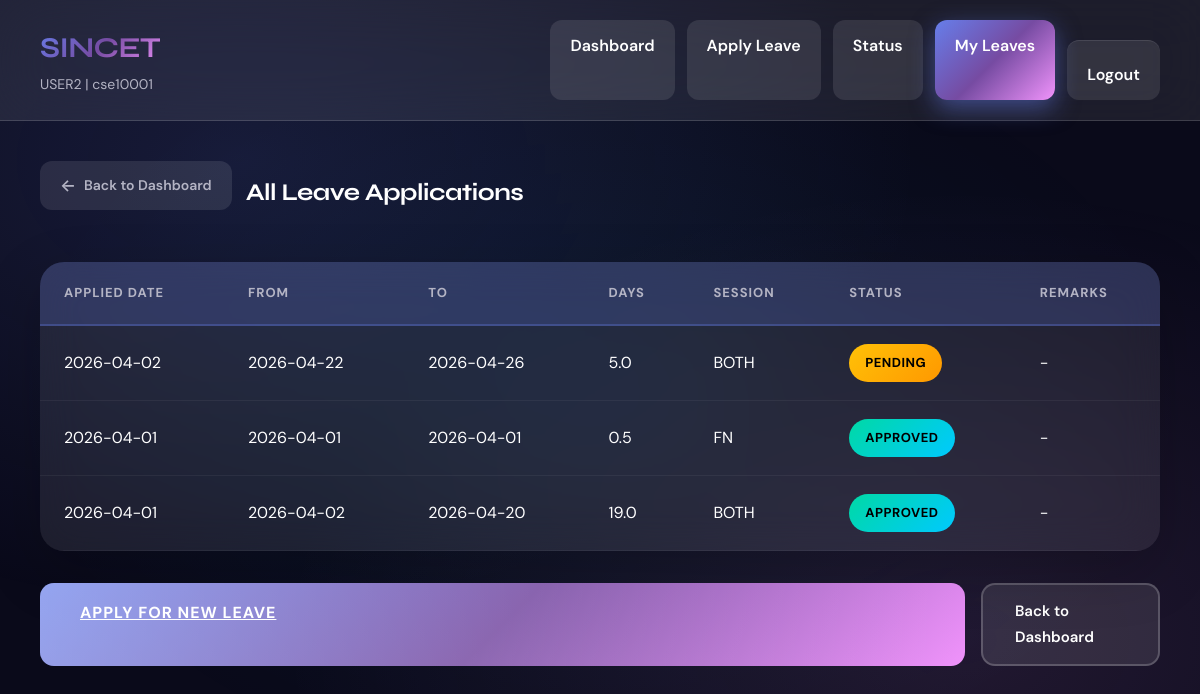
The page /student/my_leaves (signed in) on the database its author committed.
### tables this page shows
CREATE TABLE leave_applications (
            id INTEGER PRIMARY KEY,
            student_id TEXT NOT NULL,
            name TEXT NOT NULL,
            register_number TEXT NOT NULL,
            department TEXT NOT NULL,
            year TEXT NOT NULL,
            reason TEXT NOT NULL,
            from_date TEXT NOT NULL,
            to_date TEXT NOT NULL,
            num_days REAL NOT NULL,
            session_type TEXT NOT NULL,
            days_already_taken INTEGER DEFAULT 0,
            student_signature TEXT,
            parent_signature TEXT,
            status TEXT DEFAULT 'pending',
            admin_remarks TEXT,
            applied_time TEXT DEFAULT CURRENT_TIMESTAMP,
            processed_time TEXT,
            processed_by TEXT,
            FOREIGN KEY (student_id) REFERENCES students(student_id)
        );

### app.py (the view)
@app.route('/student/my_leaves')
@student_required
def my_leaves():
    student_id = session['student_id']
    db = get_db()
    leaves = db.execute('SELECT * FROM leave_applications WHERE student_id = ? ORDER BY applied_time DESC',
                       (student_id,)).fetchall()
    return render_template('my_leaves.html', leaves=leaves)

### app.py (called while the page is built)
def get_db():
    db = sqlite3.connect(DATABASE)
    db.row_factory = sqlite3.Row
    return db

def student_required(f):
    @wraps(f)
    def decorated_function(*args, **kwargs):
        if session.get('role') != 'student':
            flash('Student access required', 'error')
            return redirect(url_for('login'))
        return f(*args, **kwargs)
    return decorated_function

### templates/my_leaves.html (shortened to what this page needs)
{% extends "base.html" %}
{% block content %}
<div class="student-layout">
    <header class="student-header">
        <div class="header-left">
            <h1>SINCET</h1>
            <p class="student-id">{{ session['student_name'] }} | {{ session['student_id'] }}</p>
        </div>
        <nav>
            <a href="{{ url_for('student_dashboard') }}" class="nav-btn">Dashboard</a>
            <a href="{{ url_for('apply_leave') }}" class="nav-btn">Apply Leave</a>
            <a href="{{ url_for('leave_status') }}" class="nav-btn">Status</a>
            <a href="{{ url_for('my_leaves') }}" class="nav-btn active">My Leaves</a>
            <a href="{{ url_for('logout') }}" class="nav-btn logout-btn">Logout</a>
        </nav>
    </header>
    <main class="student-main">
        <div class="content-header">
            <div class="header-actions">
                <a href="{{ url_for('student_dashboard') }}" class="btn-back">Back to Dashboard</a>
                <h2>All Leave Applications</h2>
            </div>
        </div>
        {% if leaves %}
            <table>
                <thead>
                    <tr>
                        <th>Applied Date</th>
                        <th>From</th>
                        <th>To</th>
                        <th>Days</th>
                        <th>Session</th>
                        <th>Status</th>
                        <th>Remarks</th>
                    </tr>
                </thead>
                <tbody>
                    {% for leave in leaves %}
                    <tr>
                        <td>{{ leave['applied_time'][:10] }}</td>
                        <td>{{ leave['from_date'] }}</td>
                        <td>{{ leave['to_date'] }}</td>
                        <td>{{ leave['num_days'] }}</td>
                        <td>{{ leave['session_type'] }}</td>
                        <td><span class="status {{ leave['status'] }}">{{ leave['status'] }}</span></td>
                        <td>{{ leave['admin_remarks'] if leave['admin_remarks'] else '-' }}</td>
                    </tr>
                    {% endfor %}
                </tbody>
            </table>
        {% else %}
            <div class="info-box">
                <p>No leave applications found. <a href="{{ url_for('apply_leave') }}">Apply for leave</a> to get started.</p>
            </div>
        {% endif %}
        <div class="form-actions" style="margin-top: 32px;">
            <a href="{{ url_for('apply_leave') }}" class="btn-primary">Apply for New Leave</a>
            <a href="{{ url_for('student_dashboard') }}" class="btn-secondary">Back to Dashboard</a>
        </div>
    </main>
</div>
{% endblock %}

### rows shown on the page
leave_applications: applied_time "2026-04-02", from_date "2026-04-22", to_date "2026-04-26", num_days "5.0", session_type "BOTH", status "PENDING", leave "-"
leave_applications: applied_time "2026-04-01", from_date "2026-04-01", to_date "2026-04-01", num_days "0.5", session_type "FN", status "APPROVED", admin_remarks "-"
leave_applications: applied_time "2026-04-01", from_date "2026-04-02", to_date "2026-04-20", num_days "19.0", session_type "BOTH", status "APPROVED", admin_remarks "-"

### other values the page prints
{{ session['student_name'] }} "USER2"
{{ session['student_id'] }} "cse10001"
